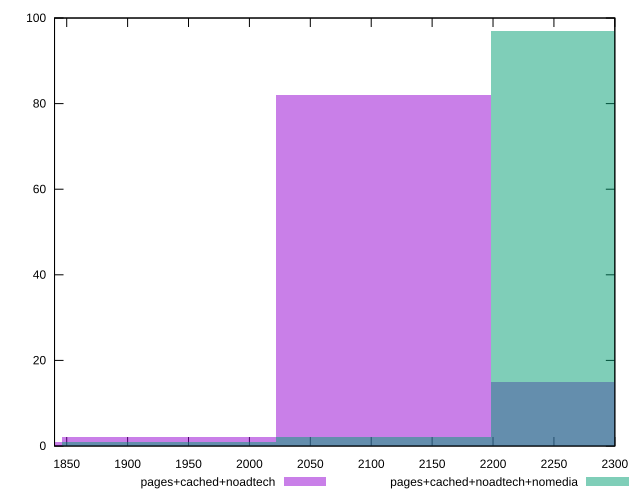

Write the gnuplot code that produced this figure.
reset

$pagesCachedNoadtech <<EOF
2110.0470731722767 82
2285.8843292699667 15
1758.3725609768974 1
1934.2098170745871 2
EOF

$pagesCachedNoadtechNomedia <<EOF
1934.2098170745871 1
2285.8843292699667 97
2110.0470731722767 2
EOF

set key outside below
set boxwidth 175.83725609768973
set xrange [1840:2300]
set yrange [0:100]
set trange [0:100]
set style fill transparent solid 0.5 noborder
set terminal svg size 640, 500 enhanced background rgb 'white'
set output "report_00023_2021-02-20T12:14:57.249Z/unused-javascript/comparison/histogram/2_vs_3.svg"

plot $pagesCachedNoadtech title "pages+cached+noadtech" with boxes, \
     $pagesCachedNoadtechNomedia title "pages+cached+noadtech+nomedia" with boxes

reset
